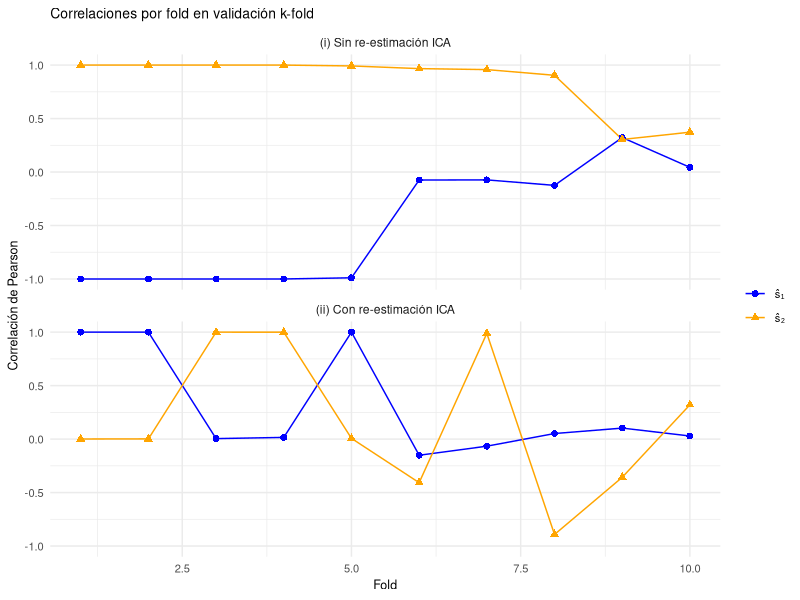

Source code (R):
# --- Librerías ---
library(ggplot2)
library(gridExtra)

# --- Datos de correlación por fold ---
folds <- 1:10

# Variante 1: sin re-estimación ICA
S1_no_re <- c(-1, -1, -1, -1, -0.9889, -0.0748, -0.0735, -0.1247, 0.3226, 0.0438)
S2_no_re <- c(1, 1, 1, 1, 0.9921, 0.9671, 0.9578, 0.9046, 0.3047, 0.3727)

# Variante 2: con re-estimación ICA
S1_re <- c(1, 1, 0.0046, 0.0158, 1, -0.1509, -0.0661, 0.052, 0.1029, 0.0291)
S2_re <- c(0.001, 0.0019, 1, 0.9998, 0.0066, -0.4076, 0.9886, -0.8918, -0.3574, 0.3206)

# --- DataFrames para ggplot ---
df_no_re <- data.frame(Fold = folds,
                       S1 = S1_no_re,
                       S2 = S2_no_re,
                       Variant = "(i) Sin re-estimación ICA")

df_re <- data.frame(Fold = folds,
                    S1 = S1_re,
                    S2 = S2_re,
                    Variant = "(ii) Con re-estimación ICA")

# --- Combinar ---
df_long <- rbind(
  data.frame(Fold = df_no_re$Fold, Correlation = df_no_re$S1, Component = "ŝ₁", Variant = df_no_re$Variant),
  data.frame(Fold = df_no_re$Fold, Correlation = df_no_re$S2, Component = "ŝ₂", Variant = df_no_re$Variant),
  data.frame(Fold = df_re$Fold, Correlation = df_re$S1, Component = "ŝ₁", Variant = df_re$Variant),
  data.frame(Fold = df_re$Fold, Correlation = df_re$S2, Component = "ŝ₂", Variant = df_re$Variant)
)

# --- Gráfico ---
p <- ggplot(df_long, aes(x = Fold, y = Correlation, color = Component, shape = Component)) +
  geom_line() +
  geom_point(size = 2) +
  facet_wrap(~Variant, ncol = 1) +
  scale_color_manual(values = c("ŝ₁" = "blue", "ŝ₂" = "orange")) +
  scale_shape_manual(values = c("ŝ₁" = 16, "ŝ₂" = 17)) +
  labs(title = "Correlaciones por fold en validación k-fold",
       x = "Fold",
       y = "Correlación de Pearson") +
  theme_minimal() +
  theme(plot.title = element_text(size = 10),
        axis.title = element_text(size = 9),
        axis.text = element_text(size = 8),
        legend.title = element_blank(),
        legend.text = element_text(size = 8))

# --- Mostrar ---
print(p)
